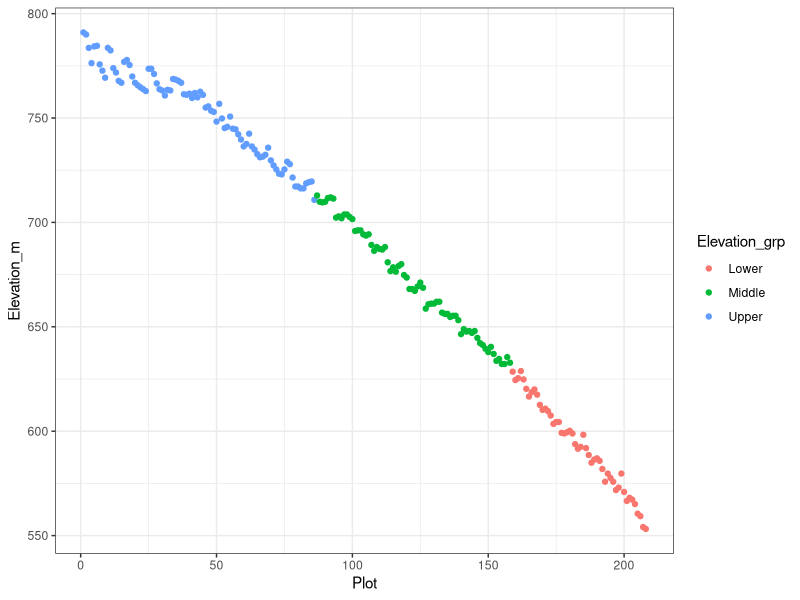

Generate this figure with R:
## Hubbard Brook archived soil samples project ##
## Grid and elevation map WS6 ##
## Sophie von Fromm ##
## 2024-07-31 ##

# https://hubbardbrook.org/experimental-watersheds-research-sites/watershed-6/

library(tidyverse)

# Load grid and elevation file
grid_elv <- read.table("./Data/Watershed6_grid_elevations.txt", header = TRUE,
                       sep = ",", dec = ".")

grid_elv_df <- grid_elv %>% 
  drop_na(Plot) %>% 
  tibble() %>% 
  mutate(Elevation_grp = case_when(
    Plot <= 86 ~ "Upper",
    Plot > 86 & Plot <= 158 ~ "Middle",
    Plot > 158 ~ "Lower"
  ))

# Check if elevation assignment makes sense
grid_elv_df %>% 
  ggplot(aes(x = Plot, y = Elevation_m, color = Elevation_grp)) +
  geom_point() +
  theme_bw()

grid_elv_df %>% 
  group_by(Elevation_grp) %>% 
  reframe(mean_elv = mean(Elevation_m))

# Save file 
write_csv(x = grid_elv_df, file = "./Data/Grid_Elevation_WS6.csv")
